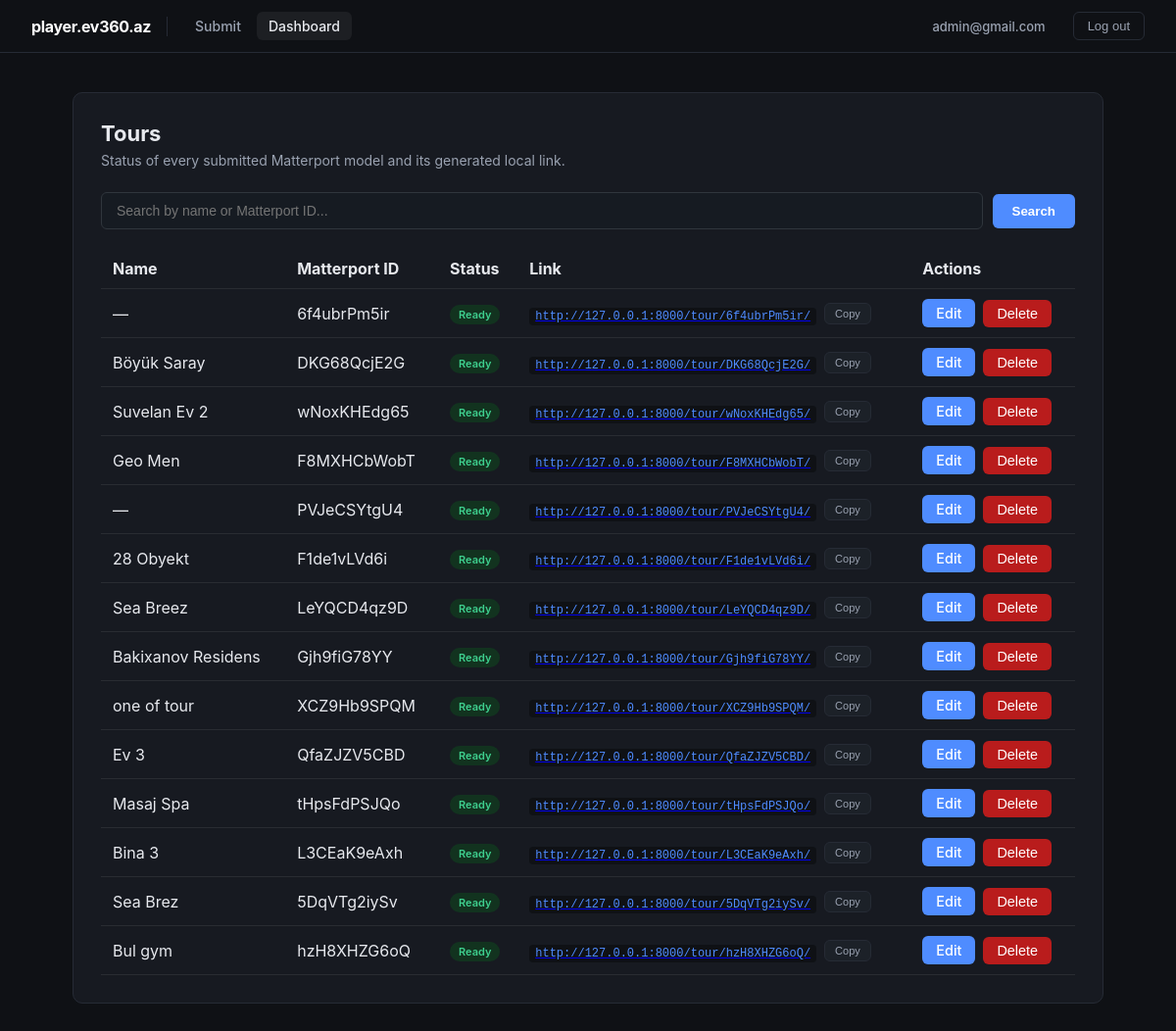
Before: /dashboard/ (signed in) with the older database file.
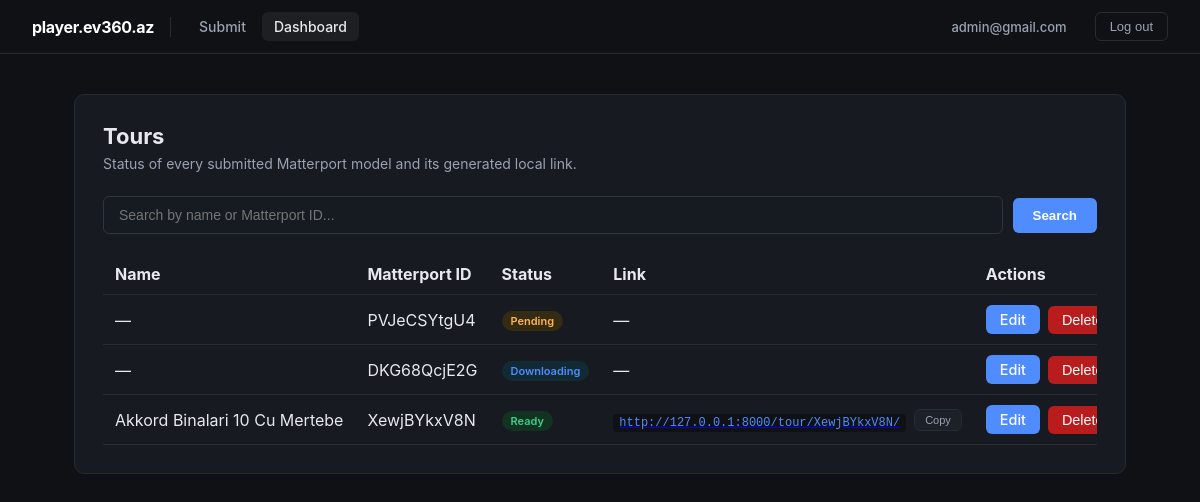
After: the same page with the newer database file.
### tours/models.py (models this page shows, shortened)
class Tour(models.Model):
    matterport_id = models.CharField(max_length=32, unique=True, db_index=True)
    name = models.CharField(max_length=255, blank=True, default="")
    created_at = models.DateTimeField(auto_now_add=True)
    class Meta:
        ordering = ["-created_at"]
    @property
    def latest_upload(self):
        return self.uploads.order_by("-created_at").first()
    @property
    def local_url(self) -> str:
        return f"{settings.PLAYER_PUBLIC_BASE_URL}/tour/{self.matterport_id}/"

class TourUpload(models.Model):
    class SourceType(models.TextChoices):
        URL = "url", "Matterport URL"
        ZIP = "zip", "ZIP Upload"
    class Status(models.TextChoices):
        PENDING = "pending", "Pending"
        DOWNLOADING = "downloading", "Downloading"
        READY = "ready", "Ready"
        FAILED = "failed", "Failed"
    tour = models.ForeignKey(
        Tour, on_delete=models.CASCADE, related_name="uploads", null=True, blank=True
    )
    source_type = models.CharField(max_length=10, choices=SourceType.choices)
    source_url = models.URLField(blank=True)
    original_zip_name = models.CharField(max_length=255, blank=True)
    status = models.CharField(max_length=20, choices=Status.choices, default=Status.PENDING)
    local_path = models.CharField(max_length=255, blank=True)
    error_message = models.TextField(blank=True)
    celery_task_id = models.CharField(max_length=64, blank=True)
    created_at = models.DateTimeField(auto_now_add=True)
    updated_at = models.DateTimeField(auto_now=True)
    class Meta:
        ordering = ["-created_at"]

### tours/views.py (the view)
# urls.py: path("dashboard/", views.dashboard_view, name="dashboard"),
@login_required
def dashboard_view(request):
    query = request.GET.get("q", "").strip()
    tours = Tour.objects.all()
    if query:
        tours = tours.filter(
            Q(name__icontains=query) | Q(matterport_id__icontains=query)
        )
    tour_rows = []
    has_active = False
    for tour in tours:
        latest = tour.latest_upload
        if latest is None:
            continue
        tour_rows.append({"tour": tour, "upload": latest})
        if latest.status in (TourUpload.Status.PENDING, TourUpload.Status.DOWNLOADING):
            has_active = True
    pending_zip_uploads = TourUpload.objects.filter(tour__isnull=True).exclude(
        status=TourUpload.Status.READY
    )
    if pending_zip_uploads.exists():
        has_active = True
    return render(
        request,
        "tours/dashboard.html",
        {
            "tour_rows": tour_rows,
            "pending_zip_uploads": pending_zip_uploads,
            "has_active_tours": has_active,
            "query": query,
        },
    )

### tours/templates/tours/dashboard.html (shortened to what this page needs)
{% extends "tours/base.html" %}
{% block content %}
<div class="panel">
  <h1>Tours</h1>
  <p class="sub">Status of every submitted Matterport model and its generated local link.</p>
  <form method="get" class="search-form" style="margin-bottom:20px; display:flex; gap:10px; align-items:center;">
    <input type="text" name="q" value="{{ query }}" placeholder="Search by name or Matterport ID..."
           style="flex:1; padding:10px 15px; border-radius:6px; border:1px solid #30363d; background-color:#161b22; color:#c9d1d9; outline:none;">
    <button type="submit" style="padding:10px 20px; border-radius:6px; background-color:var(--accent, #3498db); color:#ffffff; border:none; cursor:pointer; font-weight:600; margin-top:0; transition: opacity 0.2s;" onmouseover="this.style.opacity='0.8'" onmouseout="this.style.opacity='1'">
        Search
    </button>
  </form>
  {% if tour_rows or pending_zip_uploads %}
  <div style="overflow-x: auto; width: 100%;">
  <table class="tour-table" style="width: 100%;">
    <thead>
      <tr>
        <th style="white-space: nowrap;">Name</th>
        <th style="white-space: nowrap;">Matterport ID</th>
        <th style="white-space: nowrap;">Status</th>
        <th style="white-space: nowrap;">Link</th>
        <th style="white-space: nowrap;">Actions</th>
      </tr>
    </thead>
    <tbody>
      {% for row in tour_rows %}
      {% with tour=row.tour upload=row.upload %}
      <tr>
        <td style="white-space: nowrap;">{{ tour.name|default:"—" }}</td>
        <td style="white-space: nowrap;">{{ tour.matterport_id }}</td>
        <td style="white-space: nowrap;">
          <span class="badge badge-{{ upload.status }}">{{ upload.get_status_display }}</span>
        </td>
        <td style="white-space: nowrap;">
          {% if upload.status == "ready" %}
            <div style="display: flex; align-items: center; gap: 8px; flex-wrap: nowrap;">
              <a href="{{ tour.local_url }}" target="_blank"><code>{{ tour.local_url }}</code></a>
              <button type="button" class="copy-btn" data-url="{{ tour.local_url }}" onclick="copyTourLink(this)">Copy</button>
            </div>
          {% else %}
            —
          {% endif %}
        </td>
        <td style="white-space: nowrap;">
          <div style="display: flex; align-items: center; gap: 8px; flex-wrap: nowrap;">
            <a href="{% url 'edit_tour' tour.id %}" class="btn" style="background:var(--accent);color:#fff;text-decoration:none;">Edit</a>
            <form method="post" action="{% url 'delete_tour' tour.id %}"
                  onsubmit="return confirm('Delete this tour and all its upload history permanently?');" style="display:inline-block; margin:0; padding:0;">
              <button type="submit" class="btn btn-danger">Delete</button>
            </form>
          </div>
        </td>
      </tr>
      {% endwith %}
      {% endfor %}
    </tbody>
  </table>
  </div>
  {% else %}
    {% if query %}
      <div class="empty">No tours match "{{ query }}". <a href="{% url 'dashboard' %}">Clear search</a></div>
    {% else %}
      <div class="empty">No tours submitted yet. <a href="{% url 'submit' %}">Submit one →</a></div>
    {% endif %}
  {% endif %}
</div>
{% endblock %}

Changed rows visible on the page:
removed Tour: tour.name "—", tour.matterport_id "6f4ubrPm5ir", upload.status "Ready", tour.local_url "http://127.0.0.1:8000/tour/6f4ubrPm5ir/"
removed Tour: tour.name "Böyük Saray", tour.matterport_id "DKG68QcjE2G", upload.status "Ready", tour.local_url "http://127.0.0.1:8000/tour/DKG68QcjE2G/"
removed Tour: tour.name "Suvelan Ev 2", tour.matterport_id "wNoxKHEdg65", upload.status "Ready", tour.local_url "http://127.0.0.1:8000/tour/wNoxKHEdg65/"
removed Tour: tour.name "Geo Men", tour.matterport_id "F8MXHCbWobT", upload.status "Ready", tour.local_url "http://127.0.0.1:8000/tour/F8MXHCbWobT/"
removed Tour: tour.name "—", tour.matterport_id "PVJeCSYtgU4", upload.status "Ready", tour.local_url "http://127.0.0.1:8000/tour/PVJeCSYtgU4/"
removed Tour: tour.name "28 Obyekt", tour.matterport_id "F1de1vLVd6i", upload.status "Ready", tour.local_url "http://127.0.0.1:8000/tour/F1de1vLVd6i/"
removed Tour: tour.name "Sea Breez", tour.matterport_id "LeYQCD4qz9D", upload.status "Ready", tour.local_url "http://127.0.0.1:8000/tour/LeYQCD4qz9D/"
removed Tour: tour.name "Bakixanov Residens", tour.matterport_id "Gjh9fiG78YY", upload.status "Ready", tour.local_url "http://127.0.0.1:8000/tour/Gjh9fiG78YY/"
removed Tour: tour.name "one of tour", tour.matterport_id "XCZ9Hb9SPQM", upload.status "Ready", tour.local_url "http://127.0.0.1:8000/tour/XCZ9Hb9SPQM/"
removed Tour: tour.name "Ev 3", tour.matterport_id "QfaZJZV5CBD", upload.status "Ready", tour.local_url "http://127.0.0.1:8000/tour/QfaZJZV5CBD/"
removed Tour: tour.name "Masaj Spa", tour.matterport_id "tHpsFdPSJQo", upload.status "Ready", tour.local_url "http://127.0.0.1:8000/tour/tHpsFdPSJQo/"
removed Tour: tour.name "Bina 3", tour.matterport_id "L3CEaK9eAxh", upload.status "Ready", tour.local_url "http://127.0.0.1:8000/tour/L3CEaK9eAxh/"
removed Tour: tour.name "Sea Brez", tour.matterport_id "5DqVTg2iySv", upload.status "Ready", tour.local_url "http://127.0.0.1:8000/tour/5DqVTg2iySv/"
removed Tour: tour.name "Bul gym", tour.matterport_id "hzH8XHZG6oQ", upload.status "Ready", tour.local_url "http://127.0.0.1:8000/tour/hzH8XHZG6oQ/"
added Tour: tour.name "—", tour.matterport_id "PVJeCSYtgU4", upload.status "Pending"
added Tour: tour.name "—", tour.matterport_id "DKG68QcjE2G", upload.status "Downloading"
added Tour: tour.name "Akkord Binalari 10 Cu Mertebe", tour.matterport_id "XewjBYkxV8N", upload.status "Ready", tour.local_url "http://127.0.0.1:8000/tour/XewjBYkxV8N/"
